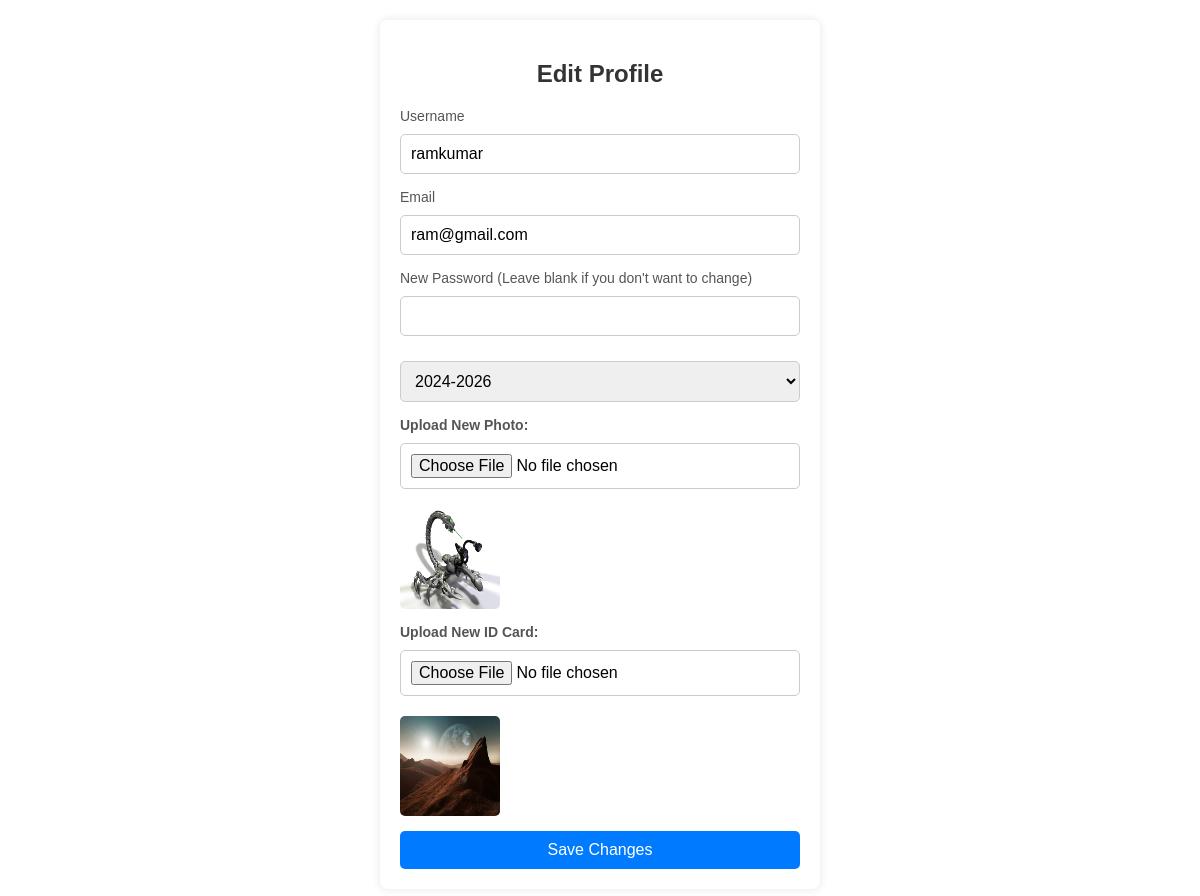
The app's page /edit_profile.php (signed in) with its own data.
### tables this page shows
CREATE TABLE `users` (
  `id` int NOT NULL AUTO_INCREMENT,
  `username` varchar(255) NOT NULL,
  `email` varchar(255) NOT NULL,
  `password` varchar(255) NOT NULL,
  `academic_year` varchar(9) NOT NULL,
  `photo_path` varchar(255) DEFAULT NULL,
  `id_card_path` varchar(255) DEFAULT NULL,
  PRIMARY KEY (`id`),
  UNIQUE KEY `unique_username` (`username`),
  UNIQUE KEY `unique_email` (`email`)
);

### edit_profile.php (the view, shortened to what this page needs)
<?php
include 'includes/db.php';
$user = $_SESSION['username'];
$sql = "SELECT * FROM users WHERE username='$user'";
$result = $conn->query($sql);
if ($result->num_rows > 0) {
    $row = $result->fetch_assoc();
} else {
    echo "No user found";
    exit();
}
?>
<!DOCTYPE html>
<html lang="en">
<head>
    <link rel="stylesheet" href="edit_pro.css" />
</head>
<body>
    <div class="container">
        <form id="editProfileForm" action="edit_profile.php" method="POST" enctype="multipart/form-data">
            <h2>Edit Profile</h2>
            <div class="input-group">
            <label for="username">Username</label>
                <input type="text" name="username" id="username" value="<?php echo $row['username']; ?>" required />
            </div>
            <div class="input-group">
            <label for="email">Email</label>
                <input type="email" name="email" id="email" value="<?php echo $row['email']; ?>" required />
            </div>
            <div class="input-group">
            <label for="password">New Password (Leave blank if you don't want to change)</label>
                <input type="password" name="password" id="password" />
            </div>
            <div class="input-group">
                <select name="academic_year" id="academic_year" required>
                    <option value="2024-2026" <?php if($row['academic_year'] == '2024-2026') echo 'selected'; ?>>2024-2026</option>
                </select>
            </div>
            <div class="input-group">
                <label for="upload-photo"><b>Upload New Photo:</b></label>
                <input type="file" name="upload-photo" id="upload-photo" />
                <img src="<?php echo $row['photo_path']; ?>" alt="Current Photo" style="width: 100px; height: 100px;">
            </div>
            <div class="input-group">
                <label for="upload-id"><b>Upload New ID Card:</b></label>
                <input type="file" name="upload-id" id="upload-id" />
                <img src="<?php echo $row['id_card_path']; ?>" alt="Current ID Card" style="width: 100px; height: 100px;">
            </div>
            <button type="submit">Save Changes</button>
        </form>
    </div>
</body>
</html>

### edit_pro.css (style rules this page uses)
body { font-family: Arial, sans-serif; background-color: #ffffff; display: flex; justify-content: center; min-height: 100vh; margin: 0; padding: 20px; overflow-y: auto; }
.container { background: #fff; padding: 20px; border-radius: 8px; box-shadow: 0 0 10px rgba(0, 0, 0, 0.1); width: 400px; max-width: 100%; }
h2 { text-align: center; color: #333; }
.input-group { position: relative; margin-bottom: 15px; display: flex; flex-direction: column; gap: 10px; }
label { font-size: 14px; color: #555; }
input, select { width: 100%; padding: 10px; border: 1px solid #ccc; border-radius: 5px; font-size: 16px; box-sizing: border-box; }
button { width: 100%; padding: 10px; border: none; background-color: #007BFF; color: white; font-size: 16px; border-radius: 5px; cursor: pointer; transition: background 0.3s; }
img { display: block; margin-top: 10px; border-radius: 5px; max-width: 100%; }

### records on screen
users: username "ramkumar", email "ram@gmail.com", academic_year "2024-2026", photo_path (picture), id_card_path (picture)
